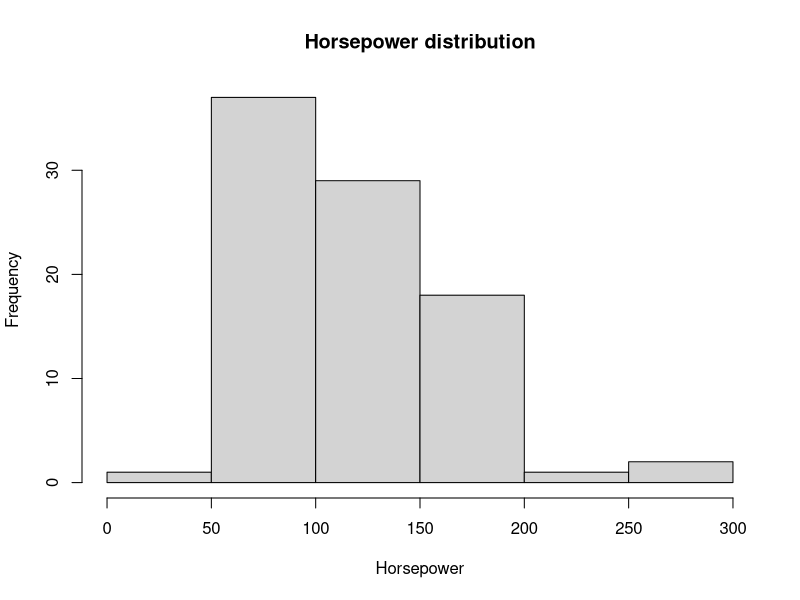
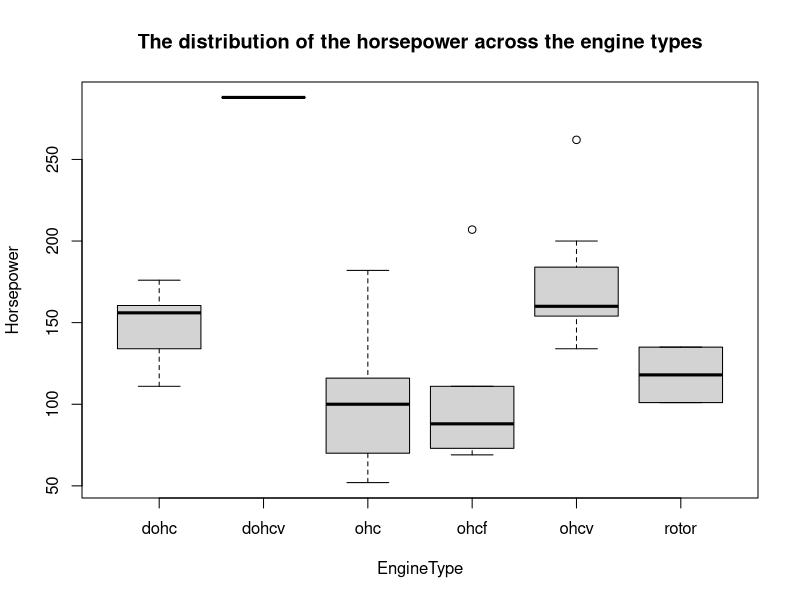
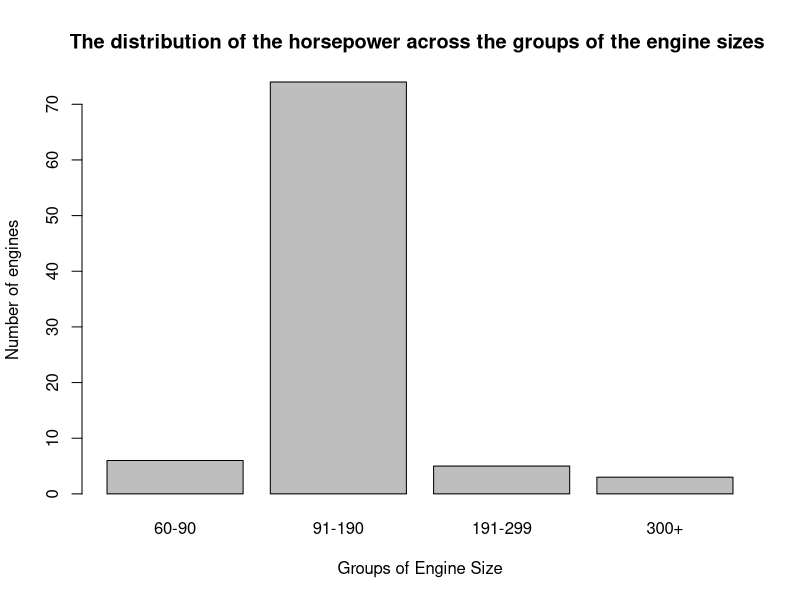
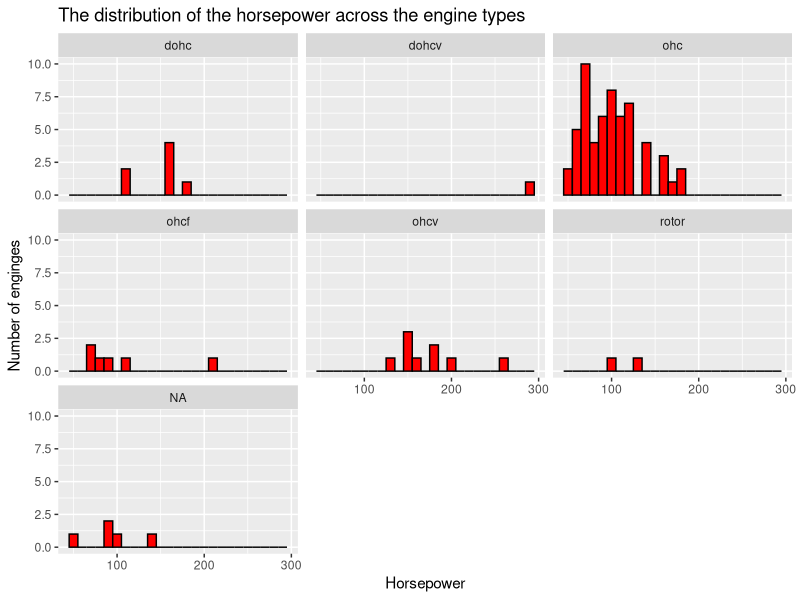
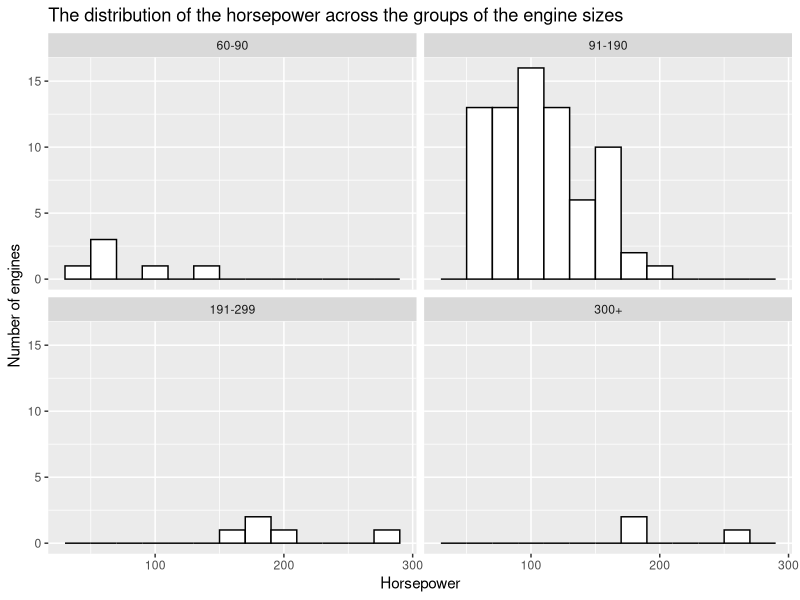
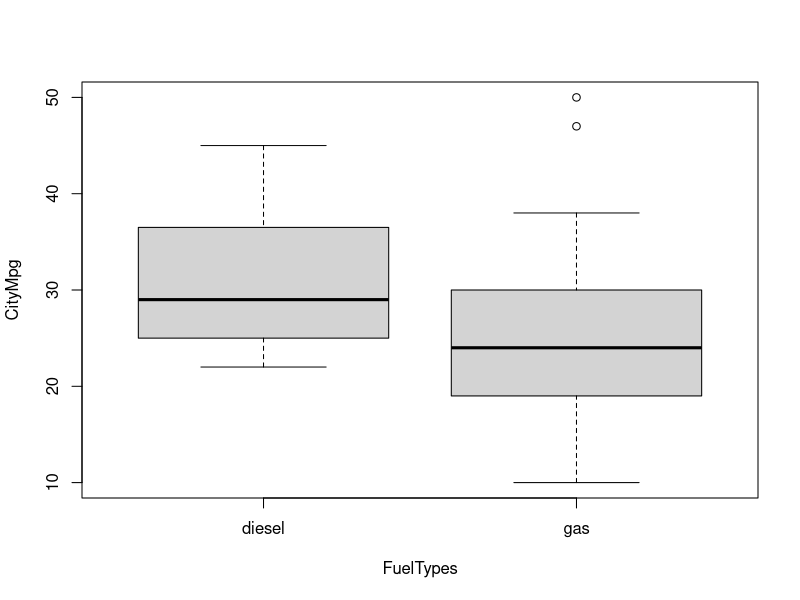
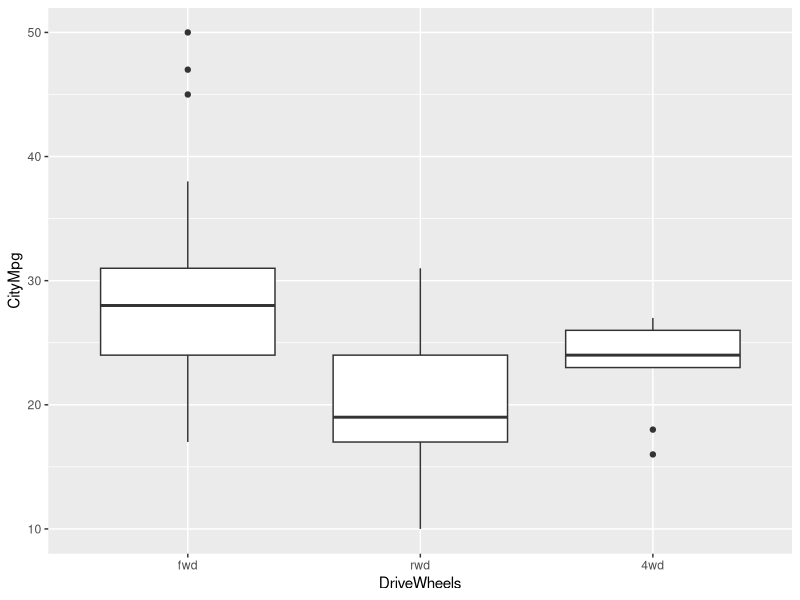
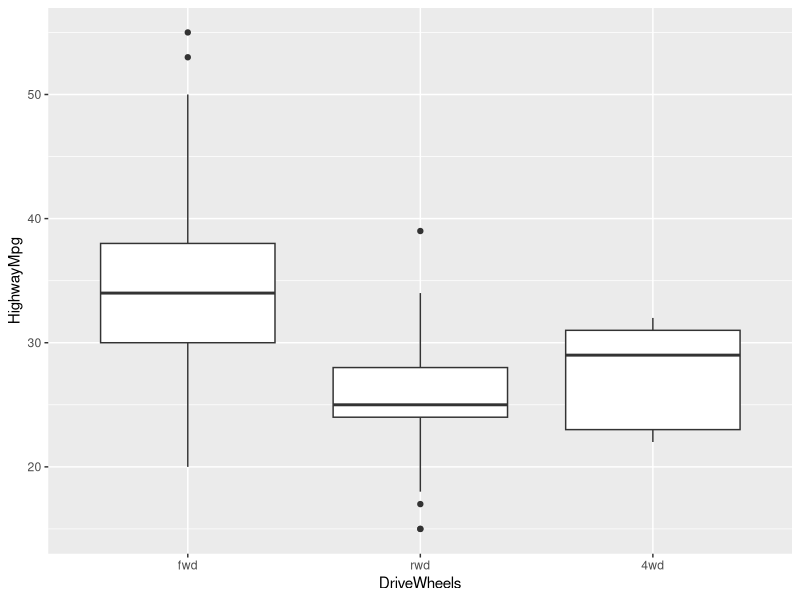

The R source for these figures, in order:
## ---- chunk 1
library(dplyr)
library("ggplot2")

engine.data = read.csv("Engine.csv")
automobile.data <- read.csv("Automobile (1).csv")
maintenance.data = read.csv("Maintenance (1).csv")

summary(engine.data)
summary(automobile.data)
summary(maintenance.data)
## ---- chunk 2
engine.data[engine.data == "?"] = NA
na.engine = sum(is.na(engine.data$Horsepower))

automobile.data[automobile.data == "?"] = NA
na.automobile = sum(is.na(automobile.data))

maintenance.data[maintenance.data == "?"] = NA
na.maintenance = sum(is.na(maintenance.data))

sum(na.engine,na.automobile,na.maintenance)
## ---- chunk 3

engine.type = factor(engine.data$EngineType, levels = c("dohc", "dohcv", "ohc","ohcf","ohcv","rotor","NA"))

automobile.bodystyle = factor(automobile.data$BodyStyles, levels = c("hardtop","wagon","sedan", "hatchback", "covertible"))

maintenance.errorcodes = factor(maintenance.data$ErrorCodes, levels = c(-1,1,0))

## ---- chunk 4
engine.data$Horsepower[is.na(engine.data$Horsepower)] = median(engine.data$Horsepower,na.rm = TRUE)

hist(as.numeric(engine.data$Horsepower),
     xlab = "Horsepower",
     main = "Horsepower distribution")
## ---- chunk 5
boxplot(as.numeric(Horsepower) ~ EngineType, 
        data = engine.data,
        ylab ="Horsepower",
        main = "The distribution of the horsepower across the engine types")
## ---- chunk 6
GroupEngineSize = engine.data %>%
  filter(!is.na(EngineSize)) %>% 
  mutate(
    engsize.group = cut(EngineSize,
      breaks = c(60, 90, 190, 299, Inf),
      labels = c("60-90", "91-190", "191-299", "300+"),
      right = TRUE,
      include.lowest = TRUE 
    )
  )
barplot(summary(GroupEngineSize$engsize.group),
        xlab = "Groups of Engine Size",
        ylab = "Number of engines",
        main = "The distribution of the horsepower across the groups of the engine sizes ")
## ---- chunk 7
ggplot(data = engine.data) + 
  geom_histogram(mapping = aes(x = as.numeric(Horsepower)), binwidth = 10, col = "black", fill="red") +
  facet_wrap(~ EngineType) +
  labs(title = "The distribution of the horsepower across the engine types", 
       x = "Horsepower",
       y = "Number of enginges")
## ---- chunk 8
ggplot(data = GroupEngineSize) + 
  geom_histogram(mapping = aes(x = as.numeric(Horsepower)), binwidth = 20, col = "black", fill="white") +
  facet_wrap(~ GroupEngineSize$engsize.group) + 
  labs(title = "The distribution of the horsepower across the groups of the engine sizes", 
       x = "Horsepower",
       y = "Number of engines")
## ---- chunk 9
fueltype = unique(subset(engine.data, select = c("EngineModel", "FuelTypes")))
citympg = subset(automobile.data, select = c("EngineModel", "CityMpg"))

fueltype.citympg = citympg %>% inner_join(fueltype, by = c("EngineModel" = "EngineModel"))

aggregate(CityMpg ~ FuelTypes,
          mean,
        data = fueltype.citympg)
boxplot(CityMpg ~ FuelTypes,
        data = fueltype.citympg)

wilcox.test(CityMpg ~ FuelTypes, fueltype.citympg, alternative = "greater")

## ---- chunk 10
factor.wheel = factor(automobile.data$DriveWheels, levels = c("fwd", "rwd", "4wd"), ordered = TRUE)

wheel.mpg = subset(automobile.data, select = c("DriveWheels","CityMpg", "HighwayMpg"))

ggplot(data = wheel.mpg) +
  geom_boxplot(mapping = aes(x = factor.wheel, y = wheel.mpg$CityMpg)) +
  labs(x = "DriveWheels", y = "CityMpg")

ggplot(data = wheel.mpg) +
  geom_boxplot(mapping = aes(x = factor.wheel, y = wheel.mpg$HighwayMpg))+
  labs(x = "DriveWheels", y = "HighwayMpg")
## ---- chunk 11
errorcar.data = maintenance.data %>% filter(!is.na(Methods))

engine.error = maintenance.data %>% filter(ErrorCodes == 1)

trouble.frequency = (as.data.frame(table(engine.error$Troubles))) 
names(trouble.frequency) = c("Troubles", "Frequency")

plate.enginetype = subset(automobile.data, select=c("PlateNumber","EngineModel")) %>% 
  inner_join(unique(subset(engine.data, select = c("EngineModel", "EngineType"))), 
             by = c("EngineModel" = "EngineModel"))

plateerror = engine.error %>% inner_join(plate.enginetype, by = c("PlateNumber" = "PlateNumber"))

with(plateerror, table(Troubles, EngineType))


## ---- chunk 12
barplot(summary(maintenance.errorcodes), ylab = "Frequency", xlab = "Type of Errors")

## ---- chunk 13
suspect = c("Ignition (finding)", "Noise (finding)","Gear box (finding)")
confirm.trouble = subset(errorcar.data, !(Troubles %in% suspect))

suspect.trouble = subset(errorcar.data, Troubles == "Ignition (finding)" |  Troubles == "Noise (finding)" | Troubles == "Gear box (finding)")

ggplot(suspect.trouble) +
  geom_bar(mapping = aes(x = ErrorCodes, fill = Methods), position = "fill") +
  labs(title = "The proportion of Maintenance Methods (for suspected car)",
       x = "ErrorCodes",
       y = "Proportion")

ggplot(confirm.trouble) +
  geom_bar(mapping = aes(x = ErrorCodes, fill = Methods), position = "fill") +
  labs(title = "The proportion of Maintenance Method (for confirmed car",
       x = "ErrorCodes",
       y = "Proportion")


## ---- chunk 14
bodystyle = subset(automobile.data, select = c("PlateNumber", "BodyStyles"))
bodystyle.confirmed = confirm.trouble %>% inner_join(bodystyle, by = c("PlateNumber" = "PlateNumber"))
bodystyle.suspect = suspect.trouble %>% inner_join(bodystyle, by = c("PlateNumber" = "PlateNumber"))

ggplot(bodystyle.suspect) +
  geom_bar(mapping = aes(x = BodyStyles, fill = Methods), position = "fill") +
  labs(title = "The proportion of Maintenance Methods (for suspected car)",
       x = "ErrorCodes",
       y = "Proportion")

ggplot(bodystyle.confirmed) +
  geom_bar(mapping = aes(x = BodyStyles, fill = Methods), position = "fill") +
  labs(title = "The proportion of Maintenance Methods (for suspected car)",
       x = "ErrorCodes",
       y = "Proportion")
